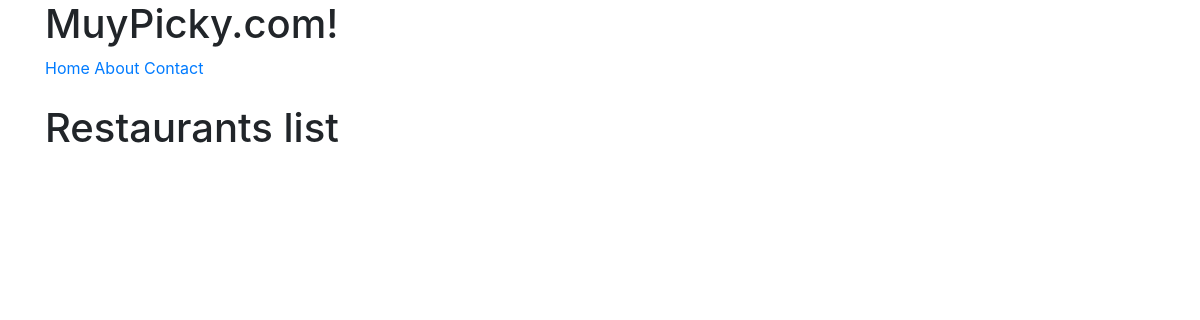
The page /restaurants/ on the database as committed earlier.
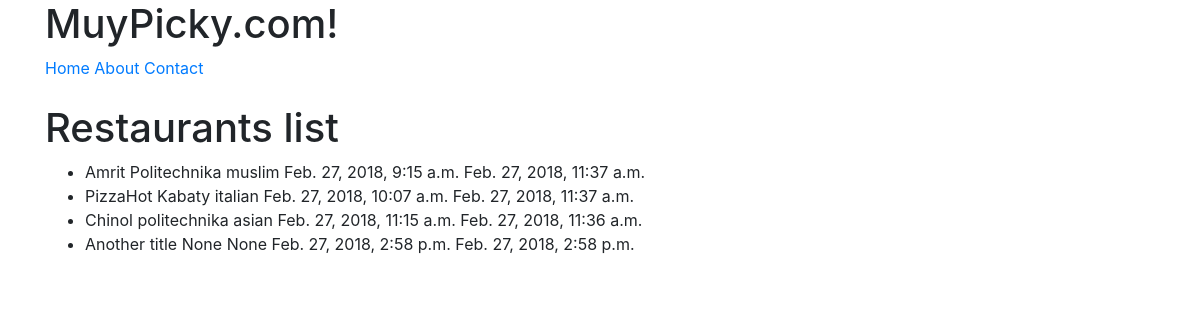
The same page on the database as committed later.
### restaurants/models.py (models this page shows, shortened)
class RestaurantLocation(models.Model):
    name = models.CharField(max_length=120)
    location = models.CharField(max_length=120, null=True, blank=True)
    category = models.CharField(max_length=120, null=True, blank=True)
    timestamp = models.DateTimeField(auto_now_add=True)
    updated = models.DateTimeField(auto_now=True)
    slug = models.SlugField(null=True, blank=True)

### restaurants/views.py (the view)
# urls.py: url(r'^restaurants/$', RestaurantListView.as_view()),
class RestaurantListView(ListView):
    template_name = 'restaurants/restaurants_list.html'
    def get_queryset(self):
        print(self.kwargs)
        slug = self.kwargs.get('slug')
        if slug:
            queryset = RestaurantLocation.objects.filter(
                Q(category__iexact=slug) |
                Q(category__icontains=slug)
                )
        else:
            queryset = RestaurantLocation.objects.all()
        return queryset

### restaurants/templates/restaurants/restaurants_list.html (shortened to what this page needs)
{% extends 'base.html' %}
{% block content %}
<h1>Restaurants list</h1>
<ul>
    {% for item in object_list %}
        <li> {{ item.name }} {{item.location}} {{item.category}} {{ item.timestamp }} {{ item.updated }} </li>
    {% endfor %}
</ul>
{% endblock %}

### templates/base.html (shortened to what this page needs)
<!DOCTYPE html>
<html lang=en>
    <head>
        {% include 'snippets/css.html' %}
    </head>
    <body>
        {% include 'snippets/nav.html' %}
        <br>
        <div class="container">
            {% block content %}{% endblock content %}
        </div>
    </body>
</html>

### templates/snippets/css.html (shortened to what this page needs)
<link rel="stylesheet" href="https://maxcdn.bootstrapcdn.com/bootstrap/4.0.0/css/bootstrap.min.css">

### templates/snippets/nav.html
<div class='container'>
    <h1>MuyPicky.com!</h1>
    <a href="/">Home</a>
    <a href="/about">About</a>
    <a href="/contact">Contact</a>
</div>

Rows that differ between the two databases and show on the page:
added RestaurantLocation: name "Amrit", location "Politechnika", category "muslim", timestamp "Feb. 27, 2018, 9:15 a.m.", updated "Feb. 27, 2018, 11:37 a.m."
added RestaurantLocation: name "PizzaHot", location "Kabaty", category "italian", timestamp "Feb. 27, 2018, 10:07 a.m.", updated "Feb. 27, 2018, 11:37 a.m."
added RestaurantLocation: name "Chinol", location "politechnika", category "asian", timestamp "Feb. 27, 2018, 11:15 a.m.", updated "Feb. 27, 2018, 11:36 a.m."
added RestaurantLocation: name "Another title", location "None", category "None", timestamp "Feb. 27, 2018, 2:58 p.m.", updated "Feb. 27, 2018, 2:58 p.m."
